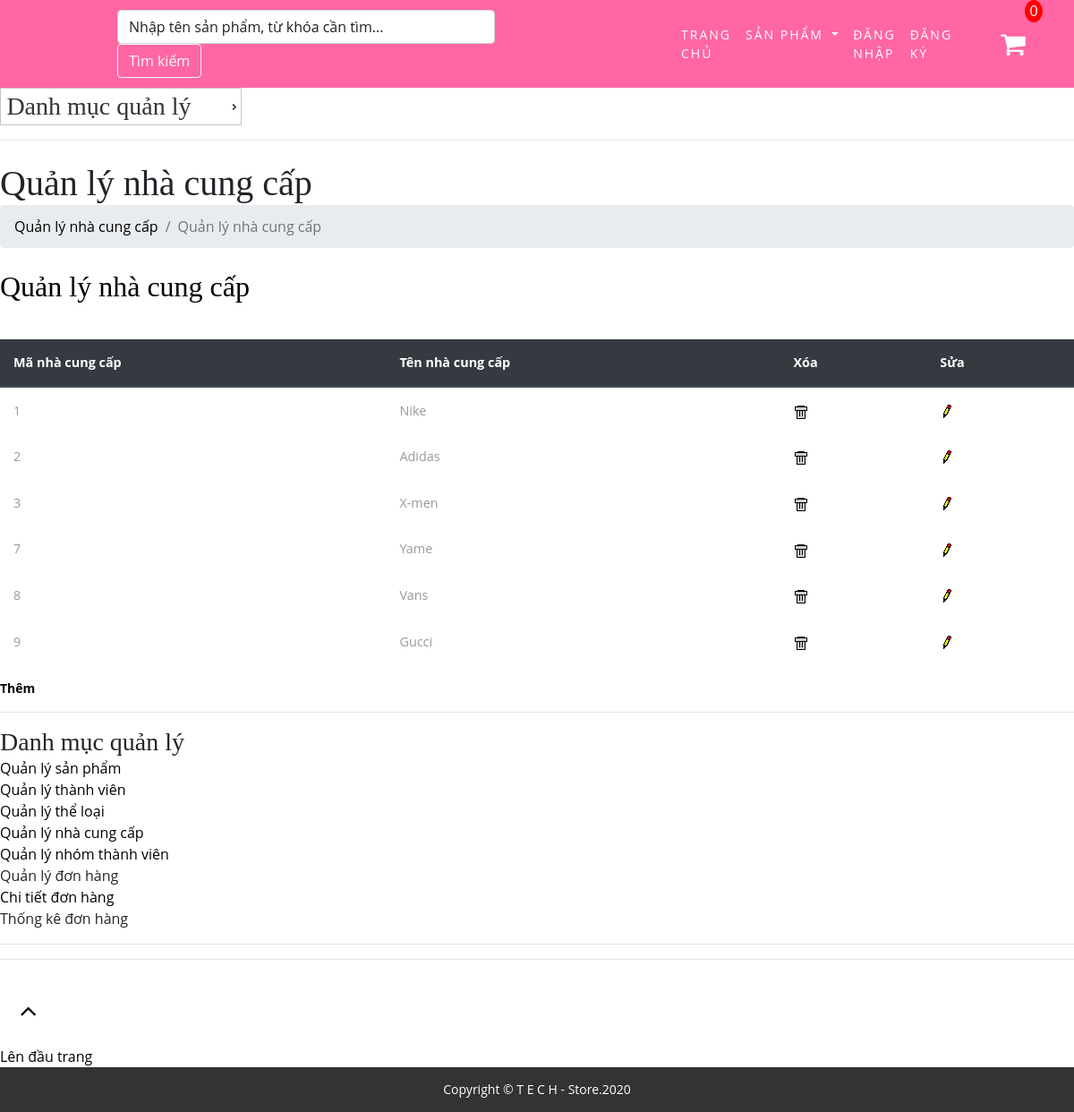
/admin.php?mod=manufacturer&act=manage, run on the app's committed database.
### tables this page shows
CREATE TABLE `manufacturers` (
  `ManufacturerID` int(11) NOT NULL,
  `ManufacturerName` varchar(255) NOT NULL
);

### Controller/Manufacturer/Manage.php (called while the page is built)
<?php
	include_once("Model/Manufacturer.php");
	$ma = new Manufacturer();
	$ret = $ma->getManufacturerManage();
	include_once("View/Manufacturer/Manage.php");
?>

### Model/Manufacturer.php (called while the page is built, shortened)
<?php
include_once("DataProvider.php");
class Manufacturer{
	private $da;
	function __construct(){
		$this->da = new DataProvider();
	}
	function getManufacturerManage(){
		$sql = "Select * from manufacturers";
		return $this->da->FetchAll($sql);
	}
}
?>

### Model/DataProvider.php (called while the page is built, shortened)
<?php
	class DataProvider{
		private $link;
		function __construct()
		{
			$this->link=mysqli_connect("localhost","root","","storedb");
		}
		function  ExecuteQuery($sql)
		{
			mysqli_query($this->link,"set names utf8");
			return mysqli_query($this->link, $sql);
		}
		function FetchAll($sql){
			$arr=array();
			$r = $this->ExecuteQuery($sql);
			while($row = mysqli_fetch_assoc($r)){
				$arr[]=$row;
			}
			return $arr;
		}
	}
?>

### View/Manufacturer/Manage.php (the view)
<h1 class="mt-4">Quản lý nhà cung cấp </h1>
<ol class="breadcrumb mb-4">
    <li class="breadcrumb-item"><a href="~/View/Products/Manage.php">Quản lý nhà cung cấp </a></li>
    <li class="breadcrumb-item active">Quản lý nhà cung cấp</li>
</ol>
<div>
<h2><a href="adminManager.php?mod=manufacturer&act=manage">Quản lý nhà cung cấp</a></h2>
	<table class="table" style="margin-top: 40px;">
  		<thead class="thead-dark">
    	<tr>
      		<th scope="col">Mã nhà cung cấp</th>
      		<th scope="col">Tên nhà cung cấp</th>
      		<th scope="col">Xóa</th>
      		<th scope="col">Sửa</th>
    	</tr>
  		</thead>
    <?php
	foreach($ret as $row)
	{
		echo "<tr><td>";
		echo $row['ManufacturerID']."</td><td>";
		echo $row['ManufacturerName']."</td><td>";
		echo "<a href=\"adminManager.php?mod=manufacturer&act=delete&id=$row[ManufacturerID]\" onclick=\"return IsDelete()\"><img src=\"Images/Delete.gif\" /></a></td><td>";
		echo "<a href=\"adminManager.php?mod=manufacturer&act=edit&id=$row[ManufacturerID]\"><img src=\"Images/Edit.gif\" /></a>";
		echo "</td></tr>";
	}
	?>
    </table>
<p class="btn-more box noprint"><strong><a href="adminManager.php?mod=manufacturer&act=insert">Thêm</a></strong></p>
</div> <hr class="noscreen">

### css/main2.css (style rules this page uses)
* { box-sizing: border-box; -moz-box-sizing: border-box; -webkit-box-sizing: border-box; }
a,a:hover,a:focus,a:active { outline:none;text-decoration:none;color:#000 }
a, a:hover, a:focus, a:active { outline: none; text-decoration: none; color: #000; }
a { margin: 0; padding: 0; font-size: 100%; vertical-align: baseline; background: transparent; }
img { vertical-align: middle; }
img, object, embed { max-width: 100%; }
h1, h2, h3, h4, h5, h6, p, small, strong, b, i { margin: 0; padding: 0; border: 0; vertical-align: baseline; background: transparent; }

### data on the page
manufacturers: ManufacturerID "1", ManufacturerName "Nike"
manufacturers: ManufacturerID "2", ManufacturerName "Adidas"
manufacturers: ManufacturerID "3", ManufacturerName "X-men"
manufacturers: ManufacturerID "7", ManufacturerName "Yame"
manufacturers: ManufacturerID "8", ManufacturerName "Vans"
manufacturers: ManufacturerID "9", ManufacturerName "Gucci"
